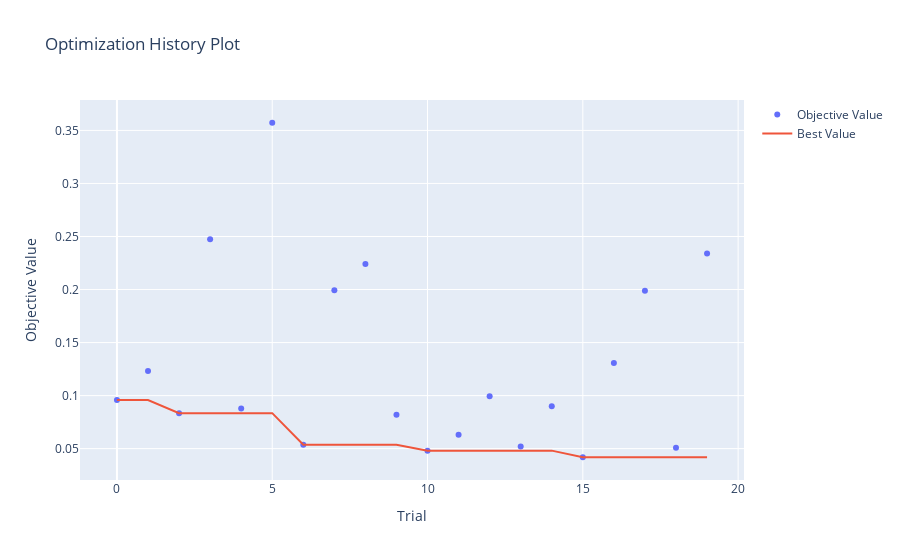

Notebook code cell kept with this figure:
### Code cell
# Create study object and perform optimization
study = optuna.create_study(direction='minimize')
study.optimize(objective, n_trials=20)  

# Best hyperparameters
best_hyperparams = study.best_trial.params
print('Best hyperparameters:', best_hyperparams)

# Plot optimization history
optimization_history = plot_optimization_history(study)
optimization_history.show()

### Figure 1 — Plotly figure (JSON) as saved in the notebook; plotly's stock layout.template omitted (floating-point values rounded to 4 significant figures)
{"data": [{"mode": "markers", "name": "Objective Value", "type": "scatter", "x": [0, 1, 2, 3, 4, 5, 6, 7, 8, 9, 10, 11, 12, 13, 14, 15, 16, 17, 18, 19], "y": [0.09583, 0.1232, 0.08348, 0.2474, 0.08791, 0.3572, 0.05376, 0.1994, 0.2241, 0.08184, 0.04812, 0.06314, 0.0994, 0.05191, 0.08988, 0.04188, 0.1307, 0.1989, 0.05072, 0.2339]}, {"mode": "lines", "name": "Best Value", "type": "scatter", "x": [0, 1, 2, 3, 4, 5, 6, 7, 8, 9, 10, 11, 12, 13, 14, 15, 16, 17, 18, 19], "y": [0.09583, 0.09583, 0.08348, 0.08348, 0.08348, 0.08348, 0.05376, 0.05376, 0.05376, 0.05376, 0.04812, 0.04812, 0.04812, 0.04812, 0.04812, 0.04188, 0.04188, 0.04188, 0.04188, 0.04188]}, {"marker": {"color": "#cccccc"}, "mode": "markers", "name": "Infeasible Trial", "showlegend": false, "type": "scatter", "x": [], "y": []}], "layout": {"title": {"text": "Optimization History Plot"}, "xaxis": {"title": {"text": "Trial"}}, "yaxis": {"title": {"text": "Objective Value"}}}}
